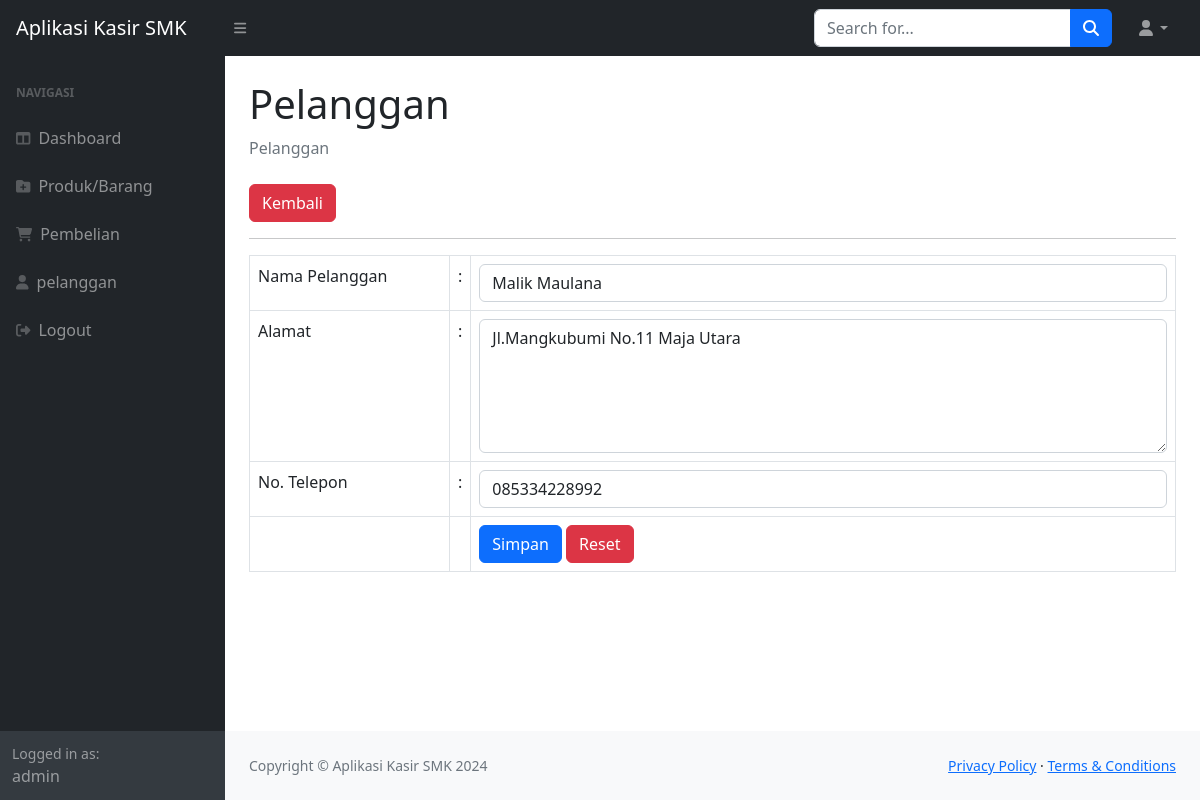
The app's page /index.php?page=pelanggan_ubah&&id=1 (signed in) with its own data.
### tables this page shows
CREATE TABLE `pelanggan` (
  `idpelanggan` int(11) NOT NULL,
  `namapelanggan` varchar(255) DEFAULT NULL,
  `alamat` text DEFAULT NULL,
  `nomortelepon` varchar(225) DEFAULT NULL
);

### pelanggan_ubah.php (the view, shortened to what this page needs)
<?php
    $id = $_GET['id'];
    $query = mysqli_query($koneksi,"SELECT*FROM pelanggan WHERE idpelanggan=$id");
    $data  = mysqli_fetch_array($query);
?>
<div class="container-fluid px-4">
                        <h1 class="mt-4">Pelanggan</h1>
                        <ol class="breadcrumb mb-4">
                            <li class="breadcrumb-item active">Pelanggan</li>
                        </ol>
                        <a href="?page=pelanggan" class="btn btn-danger">Kembali</a>
                        <hr>
                        <form method="post">
                            <table class="table table-bordered">
                                <tr>
                                    <td width="200">Nama Pelanggan</td>
                                    <td width="1">:</td>
                                    <td><input class="form-control" value="<?php echo $data['namapelanggan'];  ?>" type="text" name="namapelanggan"></td>
                                </tr>
                                <tr>
                                    <td>Alamat</td>
                                    <td>:</td>
                                    <td>
                                        <textarea name="alamat" rows="5" class="form-control"><?php echo $data['alamat'];  ?></textarea>
                                    </td>
                                </tr>
                                <tr>
                                    <td>No. Telepon</td>
                                    <td>:</td>
                                    <td><input class="form-control" type="number" step="0" value="<?php echo $data['nomortelepon'];  ?>"  name="nomortelepon"></td>
                                </tr>
                                <tr>
                                    <td></td>
                                    <td></td>
                                    <td>
                                        <button type="submit" class="btn btn-primary">Simpan</button>
                                        <button type="reset" class="btn btn-danger">Reset</button>
                                    </td>
                                </tr>
                            </table>
                        </form>
</div>

### records on screen
pelanggan: namapelanggan "Malik Maulana", alamat "Jl.Mangkubumi No.11 Maja Utara", nomortelepon "085334228992"

### other values on screen
$_SESSION['user']['nama'] "admin"
